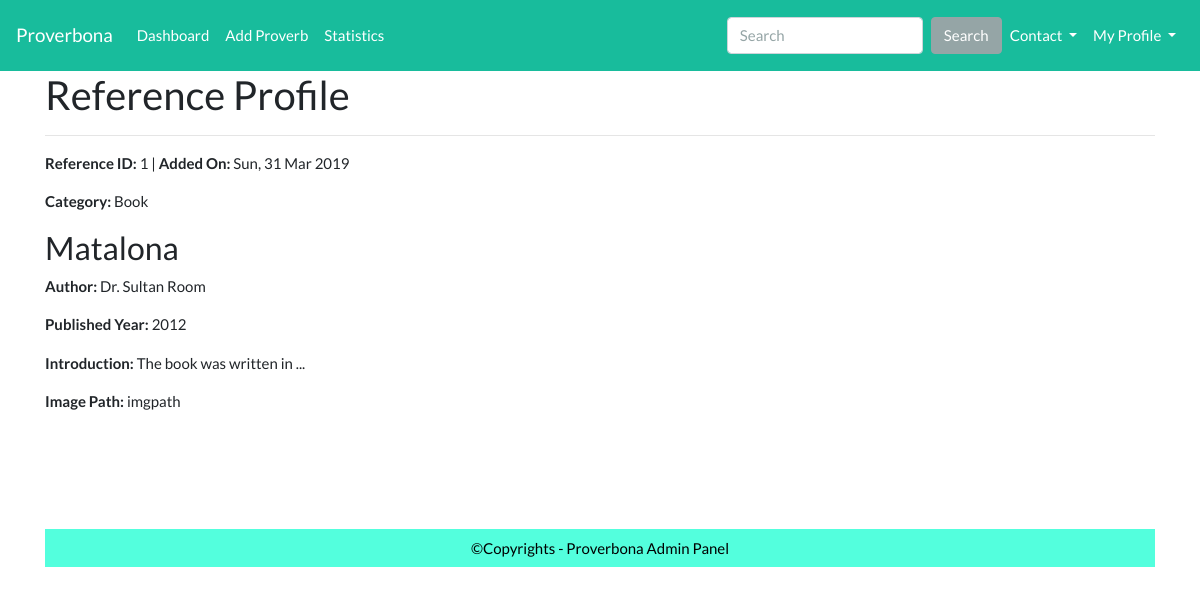
Screenshot of /home/reference_profile/1 with the database file from the repository.
### tables this page shows
CREATE TABLE `table_reference` (
  `reference_id` int(11) NOT NULL,
  `reference_title` text,
  `reference_category` varchar(45) DEFAULT NULL,
  `reference_author` varchar(45) DEFAULT NULL,
  `reference_introduction` varchar(45) DEFAULT NULL,
  `reference_published_year` varchar(45) DEFAULT NULL,
  `reference_img_path` varchar(45) DEFAULT NULL,
  `reference_timestamp` timestamp NULL DEFAULT CURRENT_TIMESTAMP
);

### application/controllers/Home.php (called while the page is built, shortened)
<?php
    class Home extends CI_Controller{
        public function reference_profile($id){
            $this->load->model('Proverbs_model');
            $reference_profile = $this->Proverbs_model->get_reference_profile($id);
            $this->load->view('admin/reference_profile', compact('reference_profile'));
        }
    }
?>

### index.php (called while the page is built, shortened)
<?php
require_once BASEPATH.'core/CodeIgniter.php';

### application/models/Proverbs_model.php (called while the page is built, shortened)
<?php
    class Proverbs_model extends CI_Model{
        public function get_reference_profile($id) {
            $q = $this->db->from('table_reference')
                        ->where( ['reference_id' => $id] )
                        ->get();
            if ($q->num_rows())
                return $q->row();
            return false;
        }
    }

### application/views/admin/reference_profile.php (the view)
<?php include('admin_header.php'); ?>
<div class="container">
<h2>Reference Profile</h2>
<hr>
<div class="row">
  <div class="col col-lg-12">
  <p> <?= "<strong>Reference ID:</strong> " .             $reference_profile->reference_id . " | <strong> Added On:</strong> " . date("D, d M Y", strtotime($reference_profile->reference_timestamp)); ?></p>
  <p> <?= "<strong>Category:</strong> " .                 $reference_profile->reference_category; ?></p>
  <h3> <?= $reference_profile->reference_title; ?></h3>
  <p> <?= "<strong>Author:</strong> " .                   $reference_profile->reference_author; ?></p>
  <p> <?= "<strong>Published Year:</strong> " .           $reference_profile->reference_published_year; ?></p>
  <p> <?= "<strong>Introduction:</strong> " .             $reference_profile->reference_introduction; ?></p>
  <p> <?= "<strong>Image Path:</strong> " .               $reference_profile->reference_img_path ; ?></p>
  <br>
  <br>
  </div>
</div>
<br><br>
<?php include('admin_footer.php'); ?>

### assets/css/mystyles.css (style rules this page uses)
html, body { min-height:100%; height: 100%; }

### rows the page displays
table_reference: reference_id "1", reference_timestamp "Sun, 31 Mar 2019", reference_category "Book", reference_title "Matalona", reference_author "Dr. Sultan Room", reference_published_year "2012", reference_introduction "The book was written in ...", reference_img_path "imgpath"
